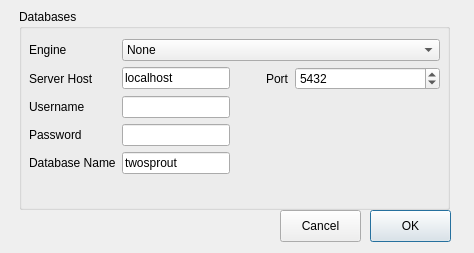
<?xml version="1.0" encoding="UTF-8"?>
<ui version="4.0">
 <class>Database</class>
 <widget class="QDialog" name="Database">
  <property name="geometry">
   <rect>
    <x>0</x>
    <y>0</y>
    <width>474</width>
    <height>253</height>
   </rect>
  </property>
  <property name="minimumSize">
   <size>
    <width>0</width>
    <height>0</height>
   </size>
  </property>
  <property name="maximumSize">
   <size>
    <width>474</width>
    <height>253</height>
   </size>
  </property>
  <property name="windowTitle">
   <string>Database</string>
  </property>
  <property name="windowIcon">
   <iconset>
    <normaloff>:/icons/database_connect.png</normaloff>:/icons/database_connect.png</iconset>
  </property>
  <widget class="QGroupBox" name="groupBox_2">
   <property name="geometry">
    <rect>
     <x>19</x>
     <y>9</y>
     <width>431</width>
     <height>201</height>
    </rect>
   </property>
   <property name="title">
    <string>Databases</string>
   </property>
   <widget class="QWidget" name="formLayoutWidget">
    <property name="geometry">
     <rect>
      <x>10</x>
      <y>30</y>
      <width>411</width>
      <height>171</height>
     </rect>
    </property>
    <layout class="QFormLayout" name="formLayout_2">
     <property name="fieldGrowthPolicy">
      <enum>QFormLayout::AllNonFixedFieldsGrow</enum>
     </property>
     <item row="1" column="0">
      <widget class="QLabel" name="label_8">
       <property name="text">
        <string>Engine</string>
       </property>
      </widget>
     </item>
     <item row="1" column="1">
      <widget class="QComboBox" name="comboBox_2">
       <item>
        <property name="text">
         <string>None</string>
        </property>
       </item>
       <item>
        <property name="text">
         <string>PostgreSQL</string>
        </property>
       </item>
       <item>
        <property name="text">
         <string>MySQL</string>
        </property>
       </item>
      </widget>
     </item>
     <item row="2" column="0">
      <widget class="QLabel" name="label_9">
       <property name="text">
        <string>Server Host</string>
       </property>
      </widget>
     </item>
     <item row="2" column="1">
      <layout class="QHBoxLayout" name="horizontalLayout">
       <item>
        <widget class="QLineEdit" name="lineEdit_9">
         <property name="sizePolicy">
          <sizepolicy hsizetype="Fixed" vsizetype="Fixed">
           <horstretch>0</horstretch>
           <verstretch>0</verstretch>
          </sizepolicy>
         </property>
         <property name="text">
          <string>localhost</string>
         </property>
        </widget>
       </item>
       <item>
        <spacer name="horizontalSpacer">
         <property name="orientation">
          <enum>Qt::Horizontal</enum>
         </property>
         <property name="sizeType">
          <enum>QSizePolicy::Preferred</enum>
         </property>
         <property name="sizeHint" stdset="0">
          <size>
           <width>30</width>
           <height>20</height>
          </size>
         </property>
        </spacer>
       </item>
       <item>
        <widget class="QLabel" name="label_13">
         <property name="sizePolicy">
          <sizepolicy hsizetype="Fixed" vsizetype="Preferred">
           <horstretch>0</horstretch>
           <verstretch>0</verstretch>
          </sizepolicy>
         </property>
         <property name="minimumSize">
          <size>
           <width>0</width>
           <height>0</height>
          </size>
         </property>
         <property name="text">
          <string>Port</string>
         </property>
        </widget>
       </item>
       <item>
        <widget class="QSpinBox" name="spinBox">
         <property name="sizePolicy">
          <sizepolicy hsizetype="Minimum" vsizetype="Fixed">
           <horstretch>0</horstretch>
           <verstretch>0</verstretch>
          </sizepolicy>
         </property>
         <property name="minimumSize">
          <size>
           <width>30</width>
           <height>0</height>
          </size>
         </property>
         <property name="baseSize">
          <size>
           <width>30</width>
           <height>0</height>
          </size>
         </property>
         <property name="minimum">
          <number>1025</number>
         </property>
         <property name="maximum">
          <number>49150</number>
         </property>
         <property name="value">
          <number>5432</number>
         </property>
        </widget>
       </item>
      </layout>
     </item>
     <item row="3" column="0">
      <widget class="QLabel" name="label_10">
       <property name="text">
        <string>Username</string>
       </property>
      </widget>
     </item>
     <item row="3" column="1">
      <widget class="QLineEdit" name="lineEdit_6">
       <property name="sizePolicy">
        <sizepolicy hsizetype="Fixed" vsizetype="Fixed">
         <horstretch>0</horstretch>
         <verstretch>0</verstretch>
        </sizepolicy>
       </property>
       <property name="minimumSize">
        <size>
         <width>50</width>
         <height>0</height>
        </size>
       </property>
      </widget>
     </item>
     <item row="4" column="0">
      <widget class="QLabel" name="label_11">
       <property name="text">
        <string>Password</string>
       </property>
      </widget>
     </item>
     <item row="4" column="1">
      <widget class="QLineEdit" name="lineEdit_7">
       <property name="sizePolicy">
        <sizepolicy hsizetype="Fixed" vsizetype="Fixed">
         <horstretch>0</horstretch>
         <verstretch>0</verstretch>
        </sizepolicy>
       </property>
      </widget>
     </item>
     <item row="5" column="0">
      <widget class="QLabel" name="label_12">
       <property name="text">
        <string>Database Name</string>
       </property>
      </widget>
     </item>
     <item row="5" column="1">
      <widget class="QLineEdit" name="lineEdit_8">
       <property name="sizePolicy">
        <sizepolicy hsizetype="Fixed" vsizetype="Fixed">
         <horstretch>0</horstretch>
         <verstretch>0</verstretch>
        </sizepolicy>
       </property>
       <property name="text">
        <string>twosprout</string>
       </property>
      </widget>
     </item>
    </layout>
   </widget>
  </widget>
  <widget class="QPushButton" name="pushButton_2">
   <property name="geometry">
    <rect>
     <x>370</x>
     <y>210</y>
     <width>81</width>
     <height>32</height>
    </rect>
   </property>
   <property name="autoFillBackground">
    <bool>true</bool>
   </property>
   <property name="text">
    <string>OK</string>
   </property>
  </widget>
  <widget class="QPushButton" name="pushButton_3">
   <property name="geometry">
    <rect>
     <x>280</x>
     <y>210</y>
     <width>81</width>
     <height>32</height>
    </rect>
   </property>
   <property name="text">
    <string>Cancel</string>
   </property>
  </widget>
  <widget class="QLabel" name="label">
   <property name="geometry">
    <rect>
     <x>30</x>
     <y>220</y>
     <width>221</width>
     <height>17</height>
    </rect>
   </property>
   <property name="font">
    <font>
     <pointsize>9</pointsize>
    </font>
   </property>
   <property name="text">
    <string/>
   </property>
  </widget>
 </widget>
 <resources/>
 <connections/>
</ui>
